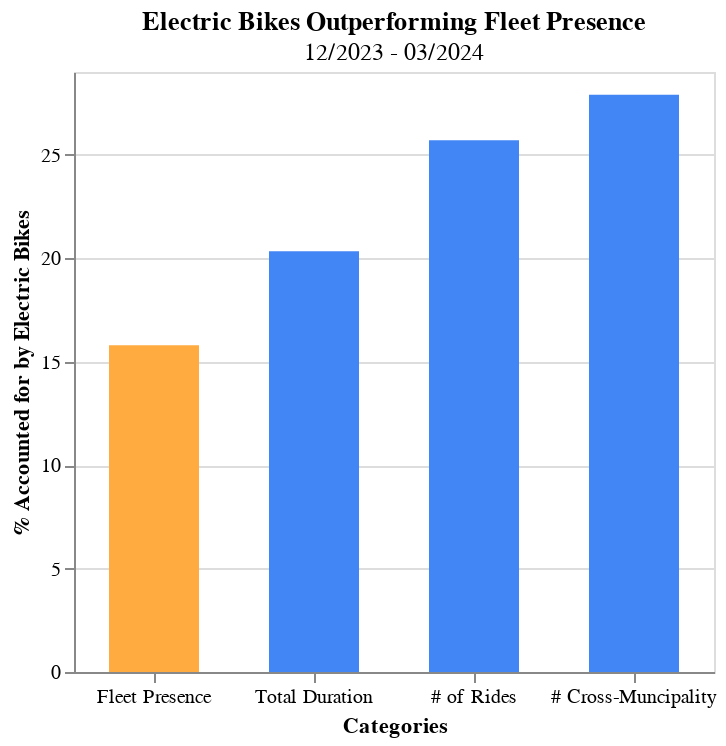

The notebook cell saved with this chart:
### Code cell
eletric_v_classic_2 = {"labels": ["Total Duration", "# of Rides", "# Cross-Muncipality", "Fleet Presence"],
                    "data": [20.34076086, 25.69639499, 27.9048742, 15.78947368]}

df_2 = pd.DataFrame(eletric_v_classic_2)

domain = ["Total Duration", "# of Rides", "# Cross-Muncipality", "Fleet Presence"]
_range = ["#4285f4", "#4285f4", "#4285f4", '#ffab40']

base_2 = alt.Chart(df_2).mark_bar(size=45).encode(
    x = alt.X("labels:N", axis=alt.Axis(labelAngle=0, title="Categories")).sort("y"),
    y = alt.Y("data:Q", axis=alt.Axis(title="% Accounted for by Electric Bikes"), scale=alt.Scale(domain=[0, 29])),
    color = alt.Color("labels:N", legend=None).scale(domain=domain, range=_range)
).properties(
    title={"text": "Electric Bikes Outperforming Fleet Presence",
           "subtitle": "12/2023 - 03/2024"},
    width=320
)

base_2

### Figure 1 — Vega-Lite specification as saved in the notebook (floating-point values rounded to 4 significant figures)
{"config": {"view": {"continuousWidth": 300, "continuousHeight": 300}}, "data": {"name": "data-b8dd7fbf3281830c9c06d920efa823ac"}, "mark": {"type": "bar", "size": 45}, "encoding": {"color": {"field": "labels", "legend": null, "scale": {"domain": ["Total Duration", "# of Rides", "# Cross-Muncipality", "Fleet Presence"], "range": ["#4285f4", "#4285f4", "#4285f4", "#ffab40"]}, "type": "nominal"}, "x": {"axis": {"labelAngle": 0, "title": "Categories"}, "field": "labels", "sort": "y", "type": "nominal"}, "y": {"axis": {"title": "% Accounted for by Electric Bikes"}, "field": "data", "scale": {"domain": [0, 29]}, "type": "quantitative"}}, "title": {"text": "Electric Bikes Outperforming Fleet Presence", "subtitle": "12/2023 - 03/2024"}, "width": 320, "$schema": "https://vega.github.io/schema/vega-lite/v5.6.1.json", "datasets": {"data-b8dd7fbf3281830c9c06d920efa823ac": [{"labels": "Total Duration", "data": 20.34}, {"labels": "# of Rides", "data": 25.7}, {"labels": "# Cross-Muncipality", "data": 27.9}, {"labels": "Fleet Presence", "data": 15.79}]}}
